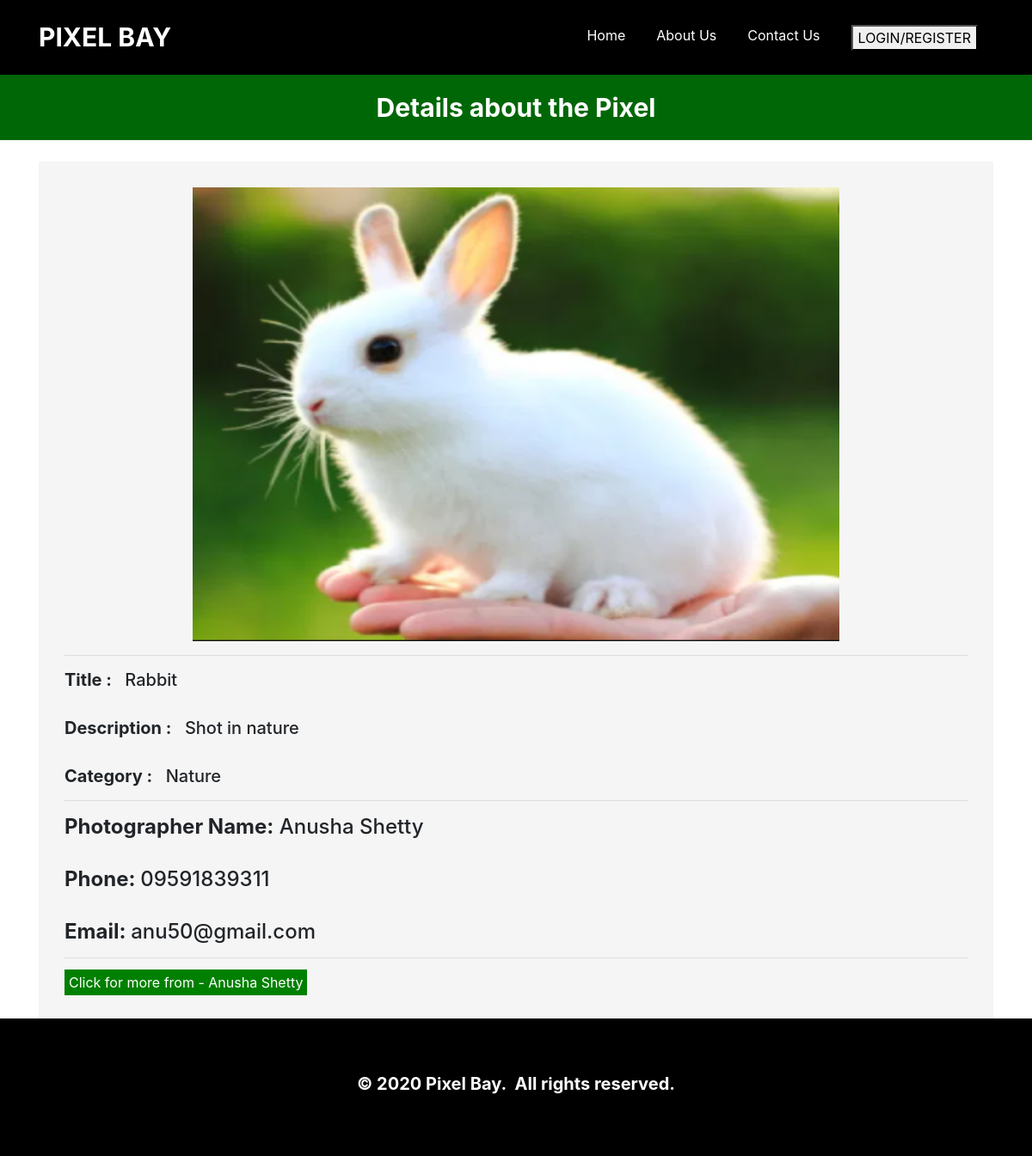
The page /viewdetails.php?id=19 on the database its author committed.
### tables this page shows
CREATE TABLE `photos` (
  `pic_id` int(20) NOT NULL,
  `pic_title` varchar(50) NOT NULL,
  `pic_des` varchar(5000) NOT NULL,
  `pic_img` varchar(50) DEFAULT 'NA',
  `pic_cat` varchar(50) NOT NULL,
  `photographer_username` varchar(25) NOT NULL
);

CREATE TABLE `photographers` (
  `photographer_username` varchar(50) NOT NULL,
  `photographer_name` varchar(50) NOT NULL,
  `photographer_phone` varchar(15) NOT NULL,
  `photographer_email` varchar(25) NOT NULL,
  `photographer_address` varchar(50) NOT NULL,
  `photographer_password` varchar(20) NOT NULL
);

### viewdetails.php (the view, shortened to what this page needs)
<?php
$conn = Connect();
?>
<!DOCTYPE html>
<html>
<head>
    <link rel="stylesheet" href="assets/bootstrap/css/bootstrap.min.css">
    <link rel="stylesheet" href="assets/css/Footer-Basic.css">
    <link rel="stylesheet" href="assets/css/Navigation-Clean.css">
    <link rel="stylesheet" href="assets/css/styles.css">
</head>
<body>
    <nav class="navbar navbar-light navbar-expand-md navigation-clean" style="background: #000;">
        <div class="container">
            <a class="navbar-brand" href="index.php" style="color: rgb(255,255,255);font-size: 30px;">PIXEL BAY</a>
            <?php
                if (isset($_SESSION['login_photographer'])){
            ?>
            <div
                class="collapse navbar-collapse" id="navcol-1">
                <ul class="nav navbar-nav ml-auto">
                    <li class="nav-item"><a class="nav-link" href="index.php" style="color: rgb(255,255,255); hover">Home</a></li>
                    <li class="nav-item"><a class="nav-link" href="photos.php" style="color: rgb(255,255,255); hover">Your Photos</a></li>
                    <li class="nav-item"><a class="nav-link" href="addphoto.php" style="color: rgb(255,255,255);">Add New Photo</a></li>
                    <li class="nav-item"><a class="nav-link" href="profile.php" style="color: rgb(255,255,255);">Your Profile</a></li>
                    <li class="nav-item"><a class="nav-link" href="about.php" style="color: rgb(255,255,255);">About Us</a></li>
                    <li class="nav-item"><a class="nav-link" href="contact.php" style="color: rgb(255,255,255);">Contact Us</a></li>
                    <li class="nav-item"><a class="nav-link" href="logout.php" style="color: rgb(255,255,255);">Logout</a></li>
                </ul>
        </div>
            <?php
            }
                else {
            ?>
            <div
                class="collapse navbar-collapse" id="navcol-1">
                <ul class="nav navbar-nav ml-auto">
                    <li class="nav-item"><a class="nav-link" href="index.php" style="color: rgb(255,255,255);">Home</a></li>
                    <li class="nav-item"><a class="nav-link" href="about.php" style="color: rgb(255,255,255);">About Us</a></li>
                    <li class="nav-item"><a class="nav-link" href="contact.php" style="color: rgb(255,255,255);">Contact Us</a></li>
                    <li class="nav-item"><a class="nav-link" href="photographerlogin.php" style="color: rgb(255,255,255);"><button>LOGIN/REGISTER</button></a></li>
                </ul>
        </div>
            <?php   }
                ?>
        </div>
    </nav>
    <strong><h3 style="margin-bottom: 25px; text-align: center; font-size: 30px; margin-left:auto;margin-right:auto; padding:20px; color:white; background-color:#006707 ;"><strong> Details about the Pixel </strong></h3></strong>
    <div class="container" style="margin-top: 20px;" >
    <div class="col-md-" style="float: none; margin: 0 auto;">
      <div class="form-area">
        <form role="form">
        <?php
        $pic_id = $_GET["id"];
        $sql1 = "SELECT * FROM  photos p, photographers pg WHERE p.pic_id = '$pic_id' AND p.pic_id=p.pic_id AND p.photographer_username = pg.photographer_username";
        $result1 = mysqli_query($conn, $sql1)or die(mysqli_error($conn));
        if(mysqli_num_rows($result1)){
            while($row1 = mysqli_fetch_assoc($result1)){
                $pic_title = $row1["pic_title"];
                $pic_des = $row1["pic_des"];
                $pic_cat = $row1["pic_cat"];
                $pic_img = $row1["pic_img"];
                $photographer_name = $row1["photographer_name"];
                $photographer_username = $row1["photographer_username"];
                $photographer_phone = $row1["photographer_phone"];
                $photographer_email = $row1["photographer_email"];
            }
        }
        ?>
        <div class="container" style="padding:30px; background-color:#F5F5F5;text-align:justify;">
         <center><img class="card-img-detail lesszoom responsive" src="<?php echo $pic_img; ?>" alt="Card image cap"></center>
           <hr>
              <h5> <strong>Title : </strong>&nbsp;  <?php echo($pic_title);?></h5><br>
            <h5> <strong> Description : </strong>&nbsp; <?php echo($pic_des);?></h5><br>
            <h5> <strong> Category : </strong>&nbsp; <?php echo($pic_cat);?></h5>
            <hr>
            <h4> <strong>Photographer Name:</strong>  <?php echo $photographer_name; ?></h4><br>
            <h4> <strong>Phone: </strong> <?php echo $photographer_phone; ?></h4><br>
            <h4> <strong>Email: </strong> <?php echo $photographer_email; ?></h4>
            <hr>
            <a href="viewphotographer.php?id=<?php echo($photographer_username) ?>" style="color:white; background-color:Green;padding:5px;">Click for more from - <?php echo $photographer_name; ?></a>
            </div>
          </form>
      </div>
    </div>
    </div>
    <div class="footer-basic" style="background: #000;">
        <footer style="text-align: center;">
            <h5 style="border-color: rgb(255,255,255);color: rgb(255,255,255);"><br><strong>© 2020 Pixel Bay.&nbsp; All rights reserved.</strong><br><br></h5>
        </footer>
    </div>
</body>
</html>

### assets/css/Navigation-Clean.css (style rules this page uses)
.navigation-clean { background: #fff; padding-top: .75rem; padding-bottom: .75rem; color: #333; border-radius: 0; box-shadow: none; border: none; margin-bottom: 0; }
@media (min-width:768px) { .navigation-clean { padding-top: 1rem; padding-bottom: 1rem; } }
.navigation-clean .navbar-brand { font-weight: bold; color: inherit; }
.navigation-clean .navbar-collapse, .navigation-clean .form-inline { border-top-color: #ddd; }
.navigation-clean.navbar .navbar-nav .nav-link { padding-left: 18px; padding-right: 18px; }
.navigation-clean.navbar-light .navbar-nav .nav-link { color: #465765; }

### assets/css/styles.css (style rules this page uses)
.card-img-detail { max-height: 528px; max-width: 752px; min-height: 528px; min-width: 752px; z-index: 0; }

### rows shown on the page
photos: pic_img (picture), pic_title "Rabbit", pic_des "Shot in nature", pic_cat "Nature", photographers.photographer_name "Anusha Shetty", photographers.photographer_phone "09591839311", photographers.photographer_email "anu50@gmail.com"
